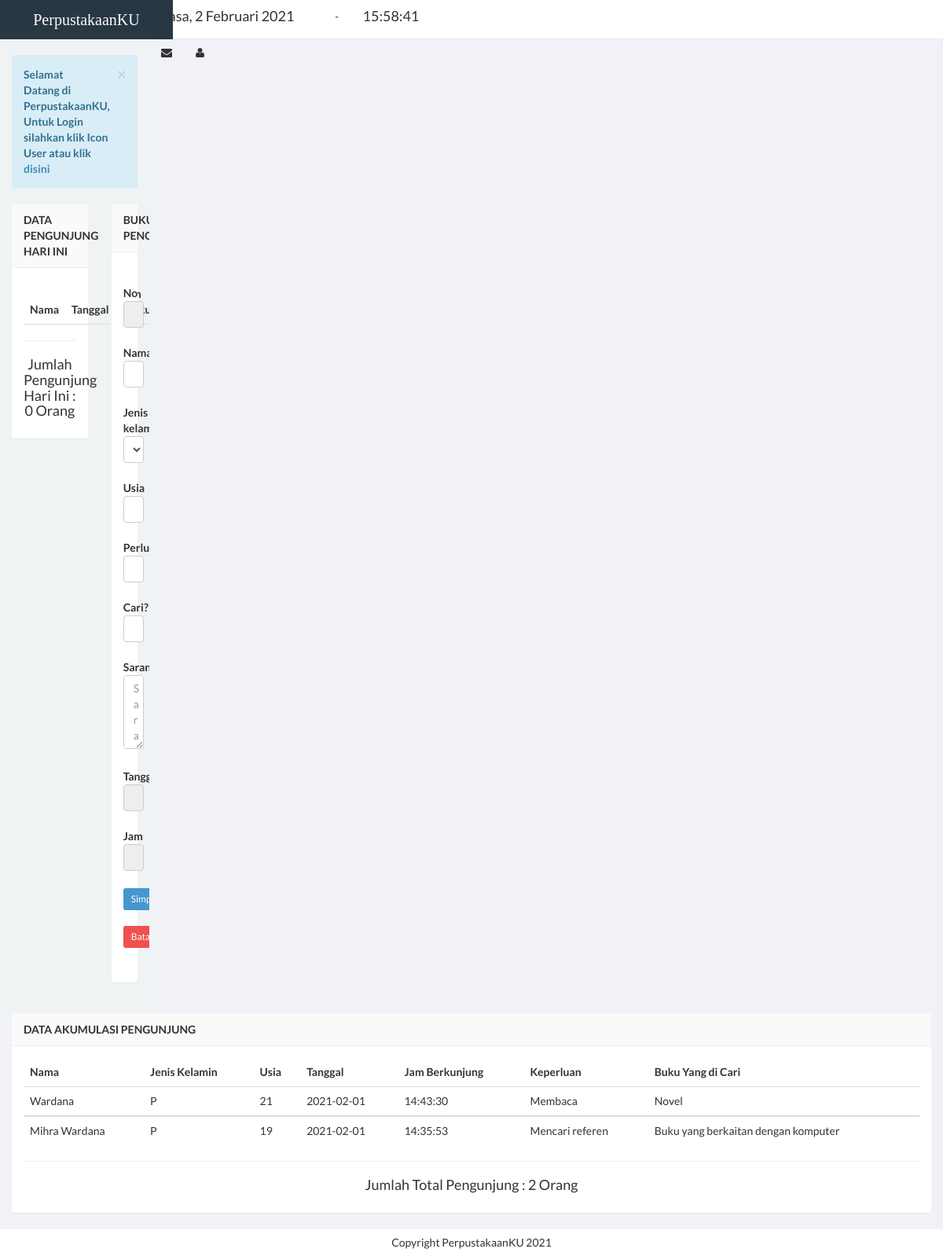
The page / on the database its author committed.
### tables this page shows
CREATE TABLE `pengunjung` (
  `id` int(8) NOT NULL,
  `nama` varchar(255) NOT NULL,
  `jk` varchar(2) NOT NULL,
  `kelas` varchar(17) NOT NULL,
  `perlu1` varchar(15) NOT NULL,
  `cari` varchar(255) NOT NULL,
  `saran` varchar(255) NOT NULL,
  `tgl_kunjung` date NOT NULL,
  `jam_kunjung` time NOT NULL
);

### index.php (the view, shortened to what this page needs)
<?php include "conn.php"; ?>
<!DOCTYPE html>
<html>
<head>
    <link href="css/bootstrap.min.css" rel="stylesheet" type="text/css" />
    <link href="css/font-awesome.min.css" rel="stylesheet" type="text/css" />
    <link href="css/ionicons.min.css" rel="stylesheet" type="text/css" />
    <link href="css/morris/morris.css" rel="stylesheet" type="text/css" />
    <link href="css/jvectormap/jquery-jvectormap-1.2.2.css" rel="stylesheet" type="text/css" />
    <link href="css/datepicker/datepicker3.css" rel="stylesheet" type="text/css" />
    <link href="css/daterangepicker/daterangepicker-bs3.css" rel="stylesheet" type="text/css" />
    <link href="css/iCheck/all.css" rel="stylesheet" type="text/css" />
    <link href="css/style.css" rel="stylesheet" type="text/css" />
</head>
<body class="skin-black">
    <header class="header">
        <a href="index.html" class="logo">
            PerpustakaanKU
        </a>
        <nav class="navbar navbar-static-top" role="navigation">
            <div class="navbar-right">
                <ul class="nav navbar-nav">
                    <li class="messages-menu">
                        <table width="1000">
                            <tr>
                                <td width="200">
                                    <div class="Tanggal">
                                        <h4>
                                    </div>
                                </td>
                                <td align="left" width="30"> - </td>
                                <td align="left" width="620">
                                    <h4>
                                        <div id="output" class="jam"></div>
                                    </h4>
                                </td>
                            </tr>
                        </table>
                    </li>
                    <li class="dropdown messages-menu">
                        <a href="#" data-toggle="modal" data-target="#contact">
                            <i class="fa fa-envelope"></i>
                        </a>
                    </li>
                    <li class="dropdown user user-menu">
                        <a href="login.html" data-placement="bottom" data-toggle="tooltip" title="Login">
                            <i class="fa fa-user"></i>
                        </a>
                    </li>
                </ul>
            </div>
        </nav>
    </header>
    <div class="wrapper row-offcanvas row-offcanvas-left">
        <aside>
            <section class="content">
                <div class="row">
                    <div class="col-lg-12">
                        <div class="alert alert-info alert-dismissable">
                            <button type="button" class="close" data-dismiss="alert" aria-hidden="true">&times;</button>
                            <b>Selamat Datang di PerpustakaanKU, Untuk Login silahkan klik Icon User atau klik <a href="login.html">disini</a></b>
                        </div>
                    </div>
                    <div class="col-md-8">
                        <section class="panel">
                            <header class="panel-heading">
                                <b>Data Pengunjung Hari Ini</b>
                            </header>
                            <div class="panel-body table-responsive">
                                <?php
                                $tanggal = date("Y/m/d");
                                ?>
                                <table class="table table-hover">
                                    <thead>
                                        <tr>
                                            <th>Nama</th>
                                            <th>Tanggal</th>
                                            <th>Jam Berkunjung </th>
                                        </tr>
                                    </thead>
                                </table>
                                <hr />
                                <?php $tampil = mysqli_query($conn, "select * from pengunjung where tgl_kunjung='$tanggal'");
                                $user = mysqli_num_rows($tampil);
                                ?>
                                <center>
                                    <h4>Jumlah Pengunjung Hari Ini : <?php echo "$user"; ?> Orang </h4>
                                </center>
                            </div>
                        </section>
                    </div>
                    <div class="col-md-4">
                        <section class="panel">
                            <header class="panel-heading">
                                <b>Buku Pengunjung</b>
                            </header>
                            <div class="panel-body">
                                <div class="twt-area">
                                    <form class="form-horizontal style-form" style="margin-top: 20px;" action="insert-pengunjung.php" method="post" enctype="multipart/form-data" name="form1" id="form1">
                                        <div class="form-group">
                                            <label class="col-sm-2 col-sm-2 control-label">No </label>
                                            <div class="col-sm-10">
                                                <input name="id" type="text" id="id" class="form-control" placeholder="Tidak perlu di isi" autofocus="on" readonly="readonly" />
                                            </div>
                                        </div>
                                        <div class="form-group">
                                            <label class="col-sm-2 col-sm-2 control-label">Nama</label>
                                            <div class="col-sm-10">
                                                <input name="nama" type="text" id="nama" class="form-control" placeholder="Nama Anda" required />
                                            </div>
                                        </div>
                                        <div class="form-group">
                                            <label class="col-sm-2 col-sm-2 control-label">Jenis kelamin</label>
                                            <div class="col-sm-6">
                                                <select class="form-control" name="jk" id="jk">
                                                    <option> -- Pilih Salah Satu --</option>
                                                </select>
                                            </div>
                                        </div>
                                        <div class="form-group">
                                            <label class="col-sm-2 col-sm-2 control-label">Usia</label>
                                            <div class="col-sm-6">
                                                <input name="kelas" type="text" id="kelas" class="form-control" placeholder="Usia Anda" required />
                                            </div>
                                        </div>
                                        <div class="form-group">
                                            <label class="col-sm-2 col-sm-2 control-label">Perlu</label>
                                            <div class="col-sm-10">
                                                <input name="perlu1" type="text" id="perlu1" class="form-control" placeholder="Keperluan" required />
                                            </div>
                                        </div>
                                        <div class="form-group">
                                            <label class="col-sm-2 col-sm-2 control-label">Cari?</label>
                                            <div class="col-sm-10">
                                                <input name="cari" type="text" id="cari" class="form-control" placeholder="Apa yang anda cari.?" required />
                                            </div>
                                        </div>
                                        <div class="form-group">
                                            <label class="col-sm-2 col-sm-2 control-label">Saran</label>
                                            <div class="col-sm-10">
                                                <textarea rows="4" name="saran" id="saran" class="form-control" placeholder="Saran Anda untuk PerpustakaanKU" cols="25"></textarea>
                                            </div>
                                        </div>
                                        <div class="form-group">
                                            <label class="col-sm-2 col-sm-2 control-label">Tanggal</label>
                                            <div class="col-sm-10">
                                                <input name="tgl_kunjung" type="text" class="form-control" id="tgl_kunjung" value="<?php echo "" . date("Y/m/d") . ""; ?>" readonly="readonly" />
                                            </div>
                                        </div>
                                        <div class="form-group">
                                            <label class="col-sm-2 col-sm-2 control-label">Jam</label>
                                            <div class="col-sm-10">
                                                <input name="jam_kunjung" type="text" class="form-control" id="jam_kunjung" value="<?php echo "" . date("H:i:s") . "" ?>" readonly="readonly" />
                                            </div>
                                        </div>
                                        <div class="form-group" style="margin-bottom: 20px;">
                                            <label class="col-sm-2 col-sm-2 control-label"></label>
                                            <div class="col-sm-8">
                                                <input type="submit" value="Simpan" name="simpan" class="btn btn-sm btn-primary" />&nbsp;
                                                <a href="#" class="btn btn-sm btn-danger">Batal </a>
                                            </div>
                                        </div>
                                    </form>
                                </div>
                            </div>
                        </section>
                    </div>
                </div>
            </section>
            <div class="col-md-12">
                <section class="panel">
                    <header class="panel-heading">
                        <b> Data Akumulasi Pengunjung</b>
                    </header>
                    <div class="panel-body table-responsive">
                        <?php
                        $query = "select * from pengunjung order by id desc limit 10";
                        $tampil = mysqli_query($conn, $query) or die(mysqli_error($conn));
                        ?>
                        <table class="table table-hover">
                            <thead>
                                <tr>
                                    <th>Nama</th>
                                    <th>Jenis Kelamin</th>
                                    <th>Usia</th>
                                    <th>Tanggal</th>
                                    <th>Jam Berkunjung </th>
                                    <th>Keperluan</th>
                                    <th>Buku Yang di Cari</th>
                                </tr>
                            </thead>
                            <?php while ($data1 = mysqli_fetch_array($tampil)) { ?>
                                <tbody>
                                    <tr>
                                        <td><?php echo $data1['nama']; ?></td>
                                        <td><?php echo $data1['jk']; ?></td>
                                        <td><?php echo $data1['kelas']; ?></td>
                                        <td><?php echo $data1['tgl_kunjung']; ?></td>
                                        <td><?php echo $data1['jam_kunjung']; ?></td>
                                        <td><?php echo $data1['perlu1']; ?></td>
                                        <td><?php echo $data1['cari']; ?></td>
                                    <?php
                                }
                                    ?>
                        </table>
                        <hr />
                        <?php $tampil1 = mysqli_query($conn, "select * from pengunjung order by id");
                        $user1 = mysqli_num_rows($tampil1);
                        ?>
                        <center>
                            <h4>Jumlah Total Pengunjung : <?php echo "$user1"; ?> Orang </h4>
                        </center>
                    </div>
                </section>
            </div>
    </div>
    <div class="footer-main">
        Copyright PerpustakaanKU 2021
    </div>
</body>
</html>

### rows shown on the page
pengunjung: nama "Wardana", jk "P", kelas "21", tgl_kunjung "2021-02-01", jam_kunjung "14:43:30", perlu1 "Membaca", cari "Novel"
pengunjung: nama "Mihra Wardana", jk "P", kelas "19", tgl_kunjung "2021-02-01", jam_kunjung "14:35:53", perlu1 "Mencari referen", cari "Buku yang berkaitan dengan komputer"

### other values the page prints
$user "0"
$user1 "2"
